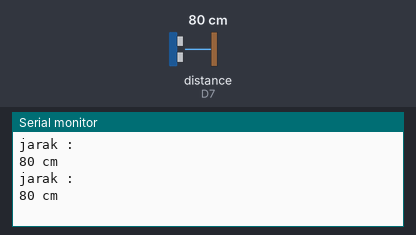
Recording of a sketch running on a simulated ESP8266 (NodeMCU). On the bench: the last lines printed to the serial monitor. Wiring (inferred from the names in the program): ultrasonic range finder: trigger D6; echo D7. The inputs (shaded band) are chosen by the test bench; at power-on: distance to the obstacle (sensor on D7) 80 cm. The echo pulse lasts 58.3 µs per cm.

Above: at 1.8 s.
1.9 s: distance to the obstacle (sensor on D7) set to 2 cm
At 2.8 s:
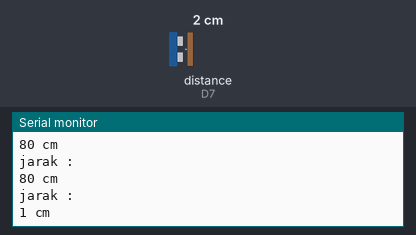
3.4 s: distance to the obstacle (sensor on D7) set to 4 cm
At 4.8 s:
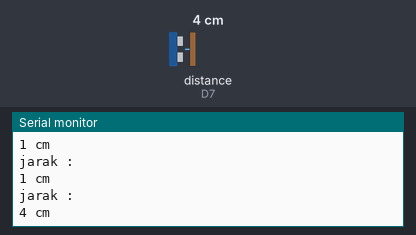
Timing chart, 0 to 6.4 s (numbered marks = the images above; inputs shaded):
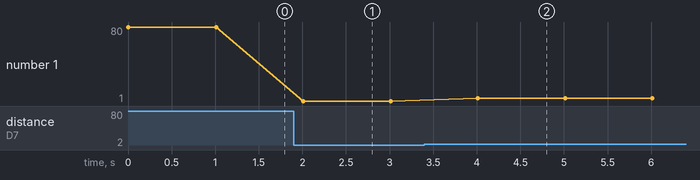

Measured:
- after the input at 1.9 s, the serial monitor: prints a new line after 0.11 s (image 1)
- after the input at 3.4 s, the serial monitor: prints a new line after 0.61 s (image 2)
- plotted number 1: 80 → 1 after the input at 1.9 s, 1 → 4 after the input at 3.4 s

The sketch:

proyek_wsn.ino
```cpp
//INI HC-SR04
#define triggerPin  D6
#define echoPin     D7
void setup() {
  Serial.begin (9600);
  pinMode(triggerPin, OUTPUT);
  pinMode(echoPin, INPUT);

}
void loop() {
  long duration, jarak;
  digitalWrite(triggerPin, LOW);
  delayMicroseconds(2);
  digitalWrite(triggerPin, HIGH);
  delayMicroseconds(10);
  digitalWrite(triggerPin, LOW);
  duration = pulseIn(echoPin, HIGH);
  jarak = (duration/2) / 29.1;
  Serial.println("jarak :");
  Serial.print(jarak);
  Serial.println(" cm");
  delay(1000);
}


/*#include <LiquidCrystal_I2C.h>

LiquidCrystal_I2C lcd(0x3F,16,2);  // set the LCD address to 0x3F for a 16 chars and 2 line display

void setup() {
  lcd.begin();
  lcd.clear();
  lcd.backlight();      // Make sure backlight is on

  // Print a message on both lines of the LCD.
  lcd.setCursor(2,0);   //Set cursor to character 2 on line 0
  lcd.print("Hello world!");

  lcd.setCursor(2,1);   //Move cursor to character 2 on line 1
  lcd.print("LCD Tutorial");
}

void loop() {
}
*/
```
